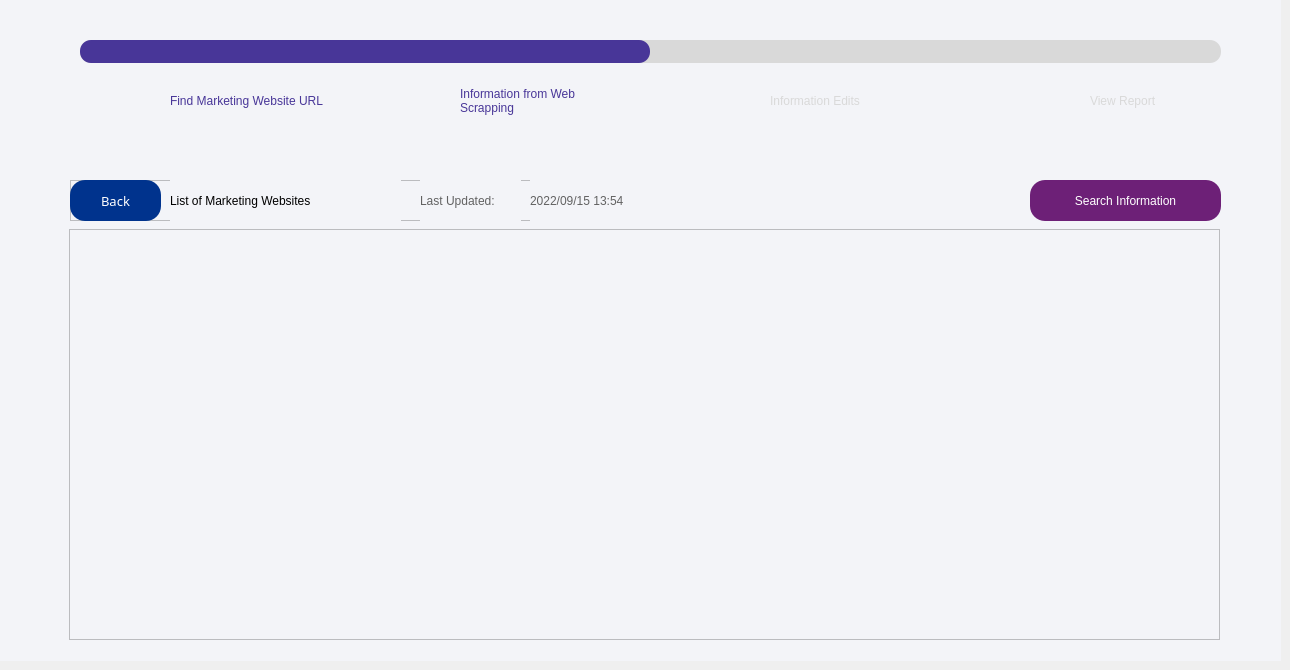
    <widget class="QWidget" name="links_page">
     <widget class="QWidget" name="widget_links_page_progress" native="true">
      <property name="geometry">
       <rect>
        <x>0</x>
        <y>0</y>
        <width>1281</width>
        <height>161</height>
       </rect>
      </property>
      <property name="styleSheet">
       <string notr="true">font: 87 10pt &quot;Arial Black&quot;;
background-color: #f3f4f8;</string>
      </property>
      <widget class="QProgressBar" name="progressBar_links_page_progress">
       <property name="geometry">
        <rect>
         <x>80</x>
         <y>40</y>
         <width>1141</width>
         <height>23</height>
        </rect>
       </property>
       <property name="styleSheet">
        <string notr="true">*{
	border: 0px;
	border-radius: 11px;

	background: rgb(217, 217, 217);
	
}
::chunk{
	background-color: rgb(72, 54, 152);
	border-radius: 11px;
}</string>
       </property>
       <property name="value">
        <number>50</number>
       </property>
       <property name="textVisible">
        <bool>false</bool>
       </property>
       <property name="invertedAppearance">
        <bool>false</bool>
       </property>
      </widget>
      <widget class="QLabel" name="lbl_links_page_progress_step1_active">
       <property name="geometry">
        <rect>
         <x>170</x>
         <y>70</y>
         <width>161</width>
         <height>61</height>
        </rect>
       </property>
       <property name="cursor">
        <cursorShape>CrossCursor</cursorShape>
       </property>
       <property name="styleSheet">
        <string notr="true">color: rgb(72, 54, 152)
</string>
       </property>
       <property name="text">
        <string>Find Marketing Website URL</string>
       </property>
       <property name="scaledContents">
        <bool>false</bool>
       </property>
       <property name="wordWrap">
        <bool>true</bool>
       </property>
      </widget>
      <widget class="QLabel" name="lbl_links_page_progress_step2_active">
       <property name="geometry">
        <rect>
         <x>460</x>
         <y>70</y>
         <width>161</width>
         <height>61</height>
        </rect>
       </property>
       <property name="cursor">
        <cursorShape>CrossCursor</cursorShape>
       </property>
       <property name="styleSheet">
        <string notr="true">color: rgb(72, 54, 152)</string>
       </property>
       <property name="text">
        <string>Information from Web Scrapping</string>
       </property>
       <property name="scaledContents">
        <bool>false</bool>
       </property>
       <property name="wordWrap">
        <bool>true</bool>
       </property>
      </widget>
      <widget class="QLabel" name="lbl_links_page_progress_step3">
       <property name="geometry">
        <rect>
         <x>770</x>
         <y>70</y>
         <width>111</width>
         <height>61</height>
        </rect>
       </property>
       <property name="cursor">
        <cursorShape>CrossCursor</cursorShape>
       </property>
       <property name="styleSheet">
        <string notr="true">
color: rgb(217, 217, 217)</string>
       </property>
       <property name="text">
        <string>Information Edits</string>
       </property>
       <property name="scaledContents">
        <bool>false</bool>
       </property>
       <property name="wordWrap">
        <bool>true</bool>
       </property>
      </widget>
      <widget class="QLabel" name="lbl_links_page_progress_step4">
       <property name="geometry">
        <rect>
         <x>1090</x>
         <y>70</y>
         <width>101</width>
         <height>61</height>
        </rect>
       </property>
       <property name="cursor">
        <cursorShape>CrossCursor</cursorShape>
       </property>
       <property name="styleSheet">
        <string notr="true">
color: rgb(217, 217, 217)</string>
       </property>
       <property name="text">
        <string>View Report</string>
       </property>
       <property name="scaledContents">
        <bool>false</bool>
       </property>
       <property name="wordWrap">
        <bool>true</bool>
       </property>
      </widget>
      <widget class="QWidget" name="img_links_page_progress_step1_link_active" native="true">
       <property name="geometry">
        <rect>
         <x>120</x>
         <y>80</y>
         <width>40</width>
         <height>40</height>
        </rect>
       </property>
       <property name="layoutDirection">
        <enum>Qt::LeftToRight</enum>
       </property>
       <property name="styleSheet">
        <string notr="true">image: url(:/image/link_violet.png);</string>
       </property>
      </widget>
      <widget class="QWidget" name="img_links_page_progress_step2_info_active" native="true">
       <property name="geometry">
        <rect>
         <x>410</x>
         <y>80</y>
         <width>40</width>
         <height>40</height>
        </rect>
       </property>
       <property name="layoutDirection">
        <enum>Qt::LeftToRight</enum>
       </property>
       <property name="styleSheet">
        <string notr="true">image: url(:/image/info_violet.png)</string>
       </property>
      </widget>
      <widget class="QWidget" name="img_links_page_progress_step3_edit" native="true">
       <property name="geometry">
        <rect>
         <x>720</x>
         <y>80</y>
         <width>40</width>
         <height>40</height>
        </rect>
       </property>
       <property name="layoutDirection">
        <enum>Qt::LeftToRight</enum>
       </property>
       <property name="styleSheet">
        <string notr="true">image: url(:/image/edit_light_grey.png)</string>
       </property>
      </widget>
      <widget class="QWidget" name="img_links_page_progress_step4_view" native="true">
       <property name="geometry">
        <rect>
         <x>1040</x>
         <y>80</y>
         <width>40</width>
         <height>40</height>
        </rect>
       </property>
       <property name="layoutDirection">
        <enum>Qt::LeftToRight</enum>
       </property>
       <property name="styleSheet">
        <string notr="true">image: url(:/image/view_light_grey.png)</string>
       </property>
      </widget>
     </widget>
     <widget class="QWidget" name="widget_links_page_result" native="true">
      <property name="geometry">
       <rect>
        <x>0</x>
        <y>160</y>
        <width>1281</width>
        <height>501</height>
       </rect>
      </property>
      <property name="styleSheet">
       <string notr="true">background-color: #f3f4f8;
font: 75 12pt &quot;Arial&quot;;</string>
      </property>
      <widget class="QFrame" name="frame_links_page_heading">
       <property name="geometry">
        <rect>
         <x>70</x>
         <y>20</y>
         <width>951</width>
         <height>41</height>
        </rect>
       </property>
       <property name="frameShape">
        <enum>QFrame::StyledPanel</enum>
       </property>
       <property name="frameShadow">
        <enum>QFrame::Raised</enum>
       </property>
       <widget class="QLabel" name="lbl_links_page_title">
        <property name="geometry">
         <rect>
          <x>100</x>
          <y>0</y>
          <width>231</width>
          <height>41</height>
         </rect>
        </property>
        <property name="styleSheet">
         <string notr="true">font: 87 10pt &quot;Arial Black&quot;;</string>
        </property>
        <property name="text">
         <string>List of Marketing Websites</string>
        </property>
       </widget>
       <widget class="QLabel" name="lbl_links_page_last_updated">
        <property name="geometry">
         <rect>
          <x>350</x>
          <y>0</y>
          <width>101</width>
          <height>41</height>
         </rect>
        </property>
        <property name="styleSheet">
         <string notr="true">font: 87 8pt &quot;Arial Black&quot;;
color: rgb(98, 98, 98);</string>
        </property>
        <property name="text">
         <string>Last Updated:</string>
        </property>
       </widget>
       <widget class="QLabel" name="lbl_links_page_last_updated_datetime">
        <property name="geometry">
         <rect>
          <x>460</x>
          <y>0</y>
          <width>491</width>
          <height>41</height>
         </rect>
        </property>
        <property name="styleSheet">
         <string notr="true">font: 87 8pt &quot;Arial Black&quot;;
color: rgb(98, 98, 98);</string>
        </property>
        <property name="text">
         <string>2022/09/15 13:54</string>
        </property>
       </widget>
       <widget class="QPushButton" name="button_links_page_back">
        <property name="geometry">
         <rect>
          <x>0</x>
          <y>0</y>
          <width>91</width>
          <height>41</height>
         </rect>
        </property>
        <property name="font">
         <font>
          <family>Arial Black</family>
          <pointsize>10</pointsize>
          <weight>10</weight>
          <italic>false</italic>
          <bold>false</bold>
         </font>
        </property>
        <property name="styleSheet">
         <string notr="true">background-color: rgb(0, 51, 141);
border-radius: 15px;
font: 87 10pt &quot;Arial Black&quot;;
color: rgb(255, 255, 255);</string>
        </property>
        <property name="text">
         <string>Back</string>
        </property>
        <property name="icon">
         <iconset resource="images/image.qrc">
          <normaloff>:/image/arrow_left_white.png</normaloff>:/image/arrow_left_white.png</iconset>
        </property>
        <property name="iconSize">
         <size>
          <width>15</width>
          <height>15</height>
         </size>
        </property>
        <property name="flat">
         <bool>false</bool>
        </property>
       </widget>
      </widget>
      <widget class="QPushButton" name="button_links_page_scrap_info">
       <property name="geometry">
        <rect>
         <x>1030</x>
         <y>20</y>
         <width>191</width>
         <height>41</height>
        </rect>
       </property>
       <property name="styleSheet">
        <string notr="true">background-color: rgb(109, 32, 119);
border-radius: 15px;
font: 87 10pt &quot;Arial Black&quot;;
color: white;</string>
       </property>
       <property name="text">
        <string>Search Information</string>
       </property>
       <property name="icon">
        <iconset resource="images/image.qrc">
         <normaloff>:/image/search_white.png</normaloff>:/image/search_white.png</iconset>
       </property>
       <property name="iconSize">
        <size>
         <width>15</width>
         <height>15</height>
        </size>
       </property>
       <property name="flat">
        <bool>false</bool>
       </property>
      </widget>
      <widget class="QFrame" name="frame_links_page_list">
       <property name="geometry">
        <rect>
         <x>69</x>
         <y>69</y>
         <width>1151</width>
         <height>411</height>
        </rect>
       </property>
       <property name="frameShape">
        <enum>QFrame::StyledPanel</enum>
       </property>
       <property name="frameShadow">
        <enum>QFrame::Raised</enum>
       </property>
       <widget class="QTableWidget" name="table_links_page_link_list">
        <property name="geometry">
         <rect>
          <x>20</x>
          <y>0</y>
          <width>1131</width>
          <height>411</height>
         </rect>
        </property>
        <property name="styleSheet">
         <string notr="true">QTableWidget{
	color: rgb(0, 51, 141);
	width:100%;
}
QAbstractItemView{background-color: transparent;}
QTableCornerButton::section{background-color:transparent;}


QHeaderView::section
{
	qproperty-defaultAlignment: AlignHCenter AlignVCenter;
	color: rgb(0, 51, 141);
	background-color: transparent;
	font: 87 12pt &quot;Arial Black&quot;;
	border-bottom: 1px solid rgb(98, 98, 98);
}





/*Scroll Bar*/
QScrollBar:vertical
{
	background-color: rgb(217, 217, 217); /*Grey*/
	width: 15px;
	margin: 15px 3px 15px 3px;
	border-radius: 4px;
    }

QScrollBar::handle:vertical
{
	background-color: rgb(71, 10, 104); /*KPMG Purple*/
	min-height: 5px;
	border-radius: 4px;
}

QScrollBar::sub-line:vertical
{
	margin: 3px 0px 3px 0px;
	border-image: url(:/qss_icons/rc/up_arrow_disabled.png);
	height: 10px;
	width: 10px;
	subcontrol-position: top;
	subcontrol-origin: margin;
}

QScrollBar::add-line:vertical
{
	margin: 3px 0px 3px 0px;
	border-image: url(:/qss_icons/rc/down_arrow_disabled.png);
	height: 10px;
	width: 10px;
	subcontrol-position: bottom;
	subcontrol-origin: margin;
}

QScrollBar::sub-line:vertical:hover,QScrollBar::sub-line:vertical:on
{
	border-image: url(:/qss_icons/rc/up_arrow.png);
	height: 10px;
	width: 10px;
	subcontrol-position: top;
	subcontrol-origin: margin;
}

QScrollBar::add-line:vertical:hover, QScrollBar::add-line:vertical:on
{
	border-image: url(:/qss_icons/rc/down_arrow.png);
	height: 10px;
	width: 10px;
	subcontrol-position: bottom;
	subcontrol-origin: margin;
}

QScrollBar::up-arrow:vertical, QScrollBar::down-arrow:vertical
{
	background: none;
}

QScrollBar::add-page:vertical, QScrollBar::sub-page:vertical
{
	background: none;
}</string>
        </property>
        <property name="frameShape">
         <enum>QFrame::NoFrame</enum>
        </property>
        <property name="frameShadow">
         <enum>QFrame::Plain</enum>
        </property>
        <property name="lineWidth">
         <number>0</number>
        </property>
        <property name="sizeAdjustPolicy">
         <enum>QAbstractScrollArea::AdjustIgnored</enum>
        </property>
        <property name="editTriggers">
         <set>QAbstractItemView::NoEditTriggers</set>
        </property>
        <property name="selectionMode">
         <enum>QAbstractItemView::MultiSelection</enum>
        </property>
        <property name="selectionBehavior">
         <enum>QAbstractItemView::SelectRows</enum>
        </property>
        <property name="showGrid">
         <bool>false</bool>
        </property>
        <property name="gridStyle">
         <enum>Qt::DotLine</enum>
        </property>
        <property name="sortingEnabled">
         <bool>false</bool>
        </property>
        <attribute name="horizontalHeaderVisible">
         <bool>false</bool>
        </attribute>
        <attribute name="horizontalHeaderCascadingSectionResizes">
         <bool>true</bool>
        </attribute>
        <attribute name="horizontalHeaderHighlightSections">
         <bool>true</bool>
        </attribute>
        <attribute name="horizontalHeaderShowSortIndicator" stdset="0">
         <bool>true</bool>
        </attribute>
        <attribute name="horizontalHeaderStretchLastSection">
         <bool>false</bool>
        </attribute>
        <attribute name="verticalHeaderVisible">
         <bool>false</bool>
        </attribute>
        <attribute name="verticalHeaderCascadingSectionResizes">
         <bool>false</bool>
        </attribute>
        <column>
         <property name="text">
          <string>Brand</string>
         </property>
         <property name="background">
          <color>
           <red>255</red>
           <green>255</green>
           <blue>255</blue>
          </color>
         </property>
        </column>
        <column>
         <property name="text">
          <string>Source</string>
         </property>
        </column>
        <column>
         <property name="text">
          <string>Post Date</string>
         </property>
        </column>
        <column>
         <property name="text">
          <string>Link</string>
         </property>
         <property name="background">
          <color>
           <red>255</red>
           <green>255</green>
           <blue>255</blue>
          </color>
         </property>
        </column>
        <column>
         <property name="text">
          <string>Full True Path</string>
         </property>
        </column>
       </widget>
      </widget>
     </widget>
    </widget>
